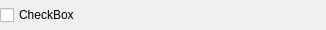
<ui version="4.0" >
 <class>Boolval_UI</class>
 <widget class="QWidget" name="Boolval_UI" >
  <property name="geometry" >
   <rect>
    <x>0</x>
    <y>0</y>
    <width>326</width>
    <height>30</height>
   </rect>
  </property>
  <property name="windowTitle" >
   <string>Form</string>
  </property>
  <layout class="QGridLayout" name="gridLayout" >
   <property name="verticalSpacing" >
    <number>0</number>
   </property>
   <property name="margin" >
    <number>0</number>
   </property>
   <item row="0" column="0" >
    <widget class="QCheckBox" name="checkBox" >
     <property name="text" >
      <string>CheckBox</string>
     </property>
    </widget>
   </item>
  </layout>
 </widget>
 <resources/>
 <connections/>
</ui>
